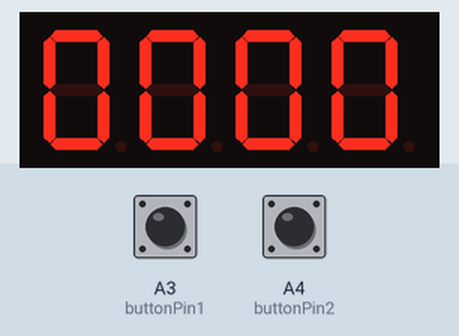
Recording of a program running on a simulated Arduino Uno, built with avr-gcc and run on an emulated ATmega328P. Parts: 4-digit seven-segment display. Inputs (shaded band) come from the test bench; at power-on: A3 (buttonPin1) LOW, A4 (buttonPin2) LOW.

Above: at 1.2 s.
1.3 s: A3 (buttonPin1) pulled HIGH for 1 s
At 2.7 s:
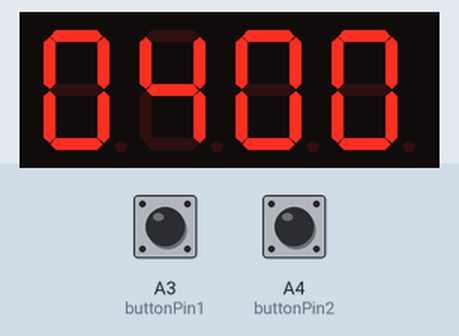
3.8 s: A4 (buttonPin2) pulled HIGH for 3.2 s
At 8.2 s:
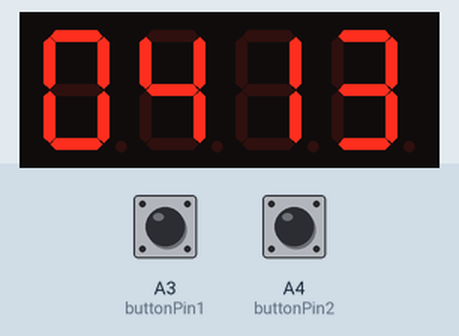
8.5 s: A3 (buttonPin1) pulled HIGH for 0.15 s
At 9.3 s:
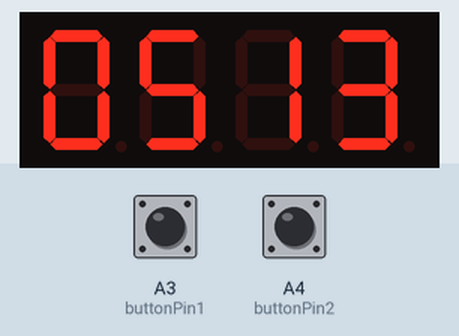
10.2 s: A4 (buttonPin2) pulled HIGH for 0.15 s
At 11.8 s:
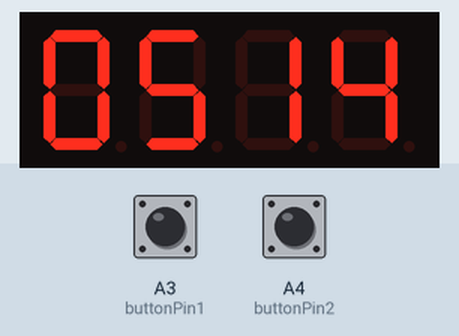
Timing chart, 0 to 12.9 s (numbered marks = the images above; inputs shaded):
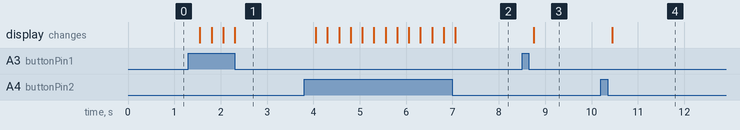

Measured:
- after the input at 1.3 s, the display: first changes after 0.25 s (image 1 shows a later state)
- after the input at 3.8 s, the display: first changes after 0.25 s (image 2 shows a later state)
- after the input at 8.5 s, the display: changes after 0.25 s (image 3)
- after the input at 10.2 s, the display: changes after 0.25 s (image 4)

The program:

main.cpp
```cpp
#include <SevSeg.h>
SevSeg sevseg;

const int buttonPin1 = A3;
const int buttonPin2 = A4;

int buttonState1 = 0;
int buttonState2 = 0;

int TeamAScore = 0;
int TeamBScore = 0;

int A = 0; // Tens digit of Team A's score
int B = 0; // Ones digit of Team A's score
int C = 0; // Tens digit of Team B's score
int D = 0; // Ones digit of Team B's score

void setup() {
  byte numDigits = 4;
  byte digitPins[] = {10, 11, 12, 13};
  byte segmentPins[] = {9, 2, 3, 5, 6, 8, 7, 4};

  bool resistorsOnSegments = true;
  bool updateWithDelaysIn = true;
  byte hardwareConfig = COMMON_CATHODE;
  sevseg.begin(hardwareConfig, numDigits, digitPins, segmentPins, resistorsOnSegments);
  sevseg.setBrightness(100);
  // Serial.begin(9600);

  pinMode(buttonPin1, INPUT);
  pinMode(buttonPin2, INPUT);
}

void loop() {
  buttonState1 = digitalRead(buttonPin1);
  buttonState2 = digitalRead(buttonPin2);

  if (buttonState1 == HIGH) {
    TeamAScore++;
    delay(250); // Simple debounce
  }

  if (buttonState2 == HIGH) {
    TeamBScore++;
    delay(250); // Simple debounce
  }

  // Calculate tens and ones digits for both scores
  A = TeamAScore / 10;
  B = TeamAScore % 10;
  C = TeamBScore / 10;
  D = TeamBScore % 10;

  // Combine the digits into a single number for display
  int displayNumber = A * 1000 + B * 100 + C * 10 + D;
  sevseg.setNumber(displayNumber,5);

  // Print scores to serial monitor
  Serial.print(displayNumber);
  Serial.print(",");
  Serial.print(TeamAScore);
  Serial.print(",");
  Serial.println(TeamBScore);

  // Update display
  sevseg.refreshDisplay();
}
```
